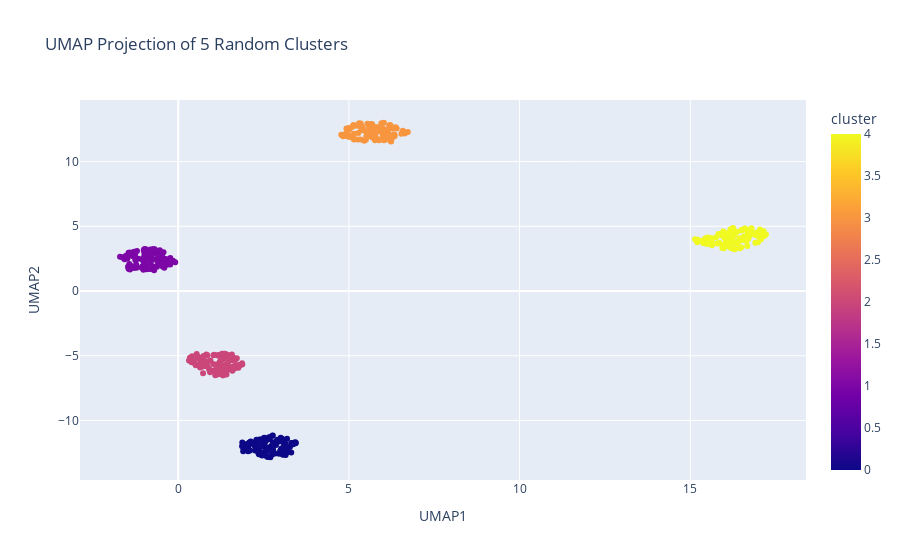

The code cell stored with this chart in its notebook:
### Code cell
import pandas as pd
import plotly.express as px


df = pd.DataFrame(
    {
        'UMAP1': X_umap[:, 0],
        'UMAP2': X_umap[:, 1],
        'cluster': y,
    }
)

fig = px.scatter(
    df,
    x='UMAP1',
    y='UMAP2',
    color='cluster',
    hover_data=['cluster'],
)
fig.show()

### Figure 1 — Plotly figure (JSON) as saved in the notebook; plotly's stock layout.template omitted (floating-point values rounded to 4 significant figures; data arrays with more than 128 entries replaced by an {"elided": "..."} marker saying what was removed)
{"data": [{"customdata": {"elided": "500x1 int values"}, "hovertemplate": "UMAP1=%{x}<br>UMAP2=%{y}<br>cluster=%{marker.color}<extra></extra>", "legendgroup": "", "marker": {"color": {"elided": "500 int values"}, "coloraxis": "coloraxis", "symbol": "circle"}, "mode": "markers", "name": "", "orientation": "v", "showlegend": false, "type": "scatter", "x": {"elided": "500 float values"}, "xaxis": "x", "y": {"elided": "500 float values"}, "yaxis": "y"}], "layout": {"coloraxis": {"colorbar": {"title": {"text": "cluster"}}, "colorscale": [[0, "#0d0887"], [0.1111, "#46039f"], [0.2222, "#7201a8"], [0.3333, "#9c179e"], [0.4444, "#bd3786"], [0.5556, "#d8576b"], [0.6667, "#ed7953"], [0.7778, "#fb9f3a"], [0.8889, "#fdca26"], [1, "#f0f921"]]}, "legend": {"tracegroupgap": 0}, "title": {"text": "UMAP Projection of 5 Random Clusters"}, "xaxis": {"anchor": "y", "domain": [0, 1], "title": {"text": "UMAP1"}}, "yaxis": {"anchor": "x", "domain": [0, 1], "title": {"text": "UMAP2"}}}}
